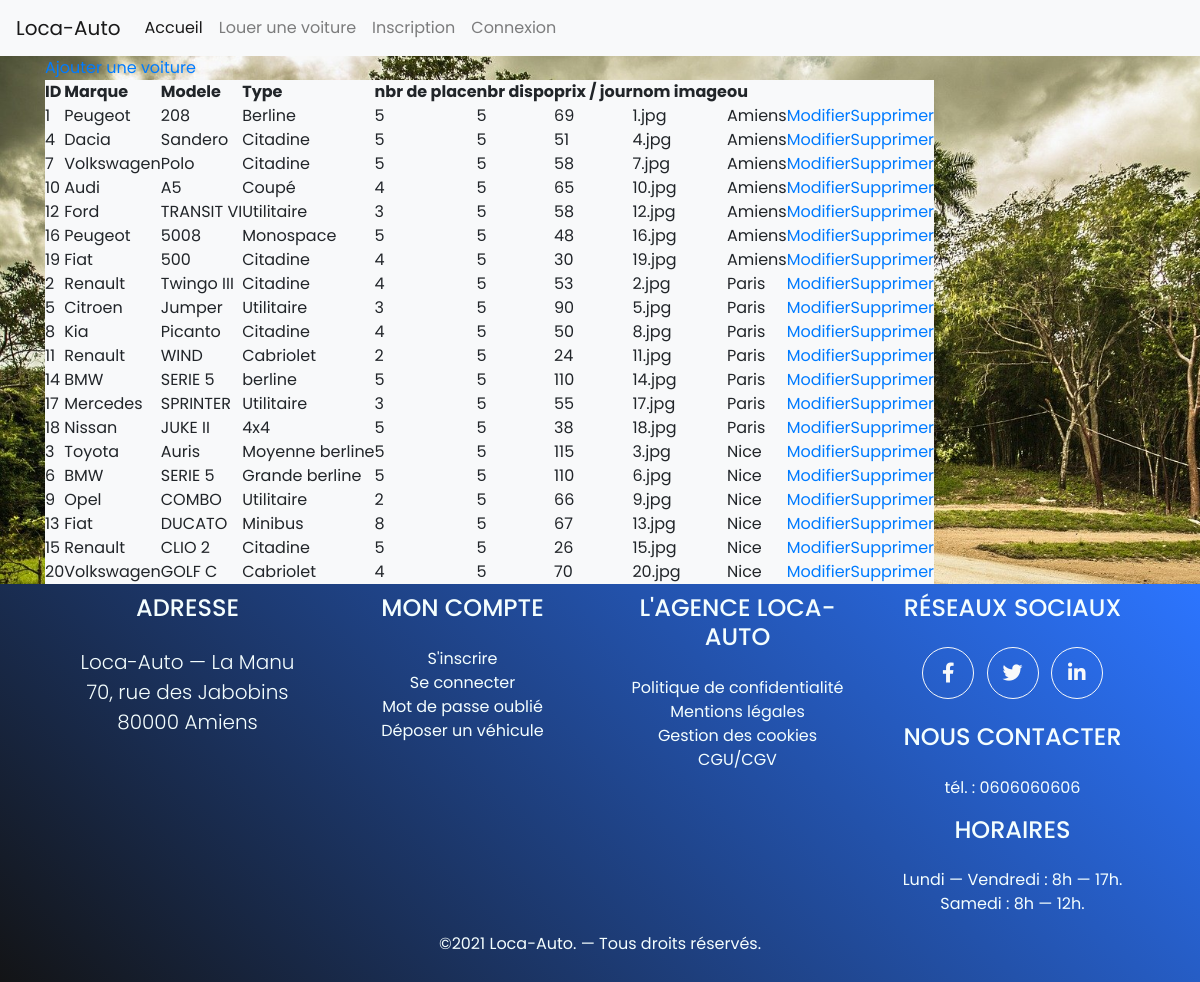
Page /index.php/admin_controller/listVehicles on the committed database.
### tables this page shows
CREATE TABLE Vehicle(
        `id`                  Int  Auto_increment  NOT NULL ,
        `vehicle_model`       Varchar (50) NOT NULL ,
        `vehicle_type`        Varchar (50) NOT NULL ,
        `vehicle_description` Varchar (255) NOT NULL ,
        `nb_seat`             Int NOT NULL ,
        `nb_vehicle_dispo`    Int NOT NULL ,
        `price_day`           Int NOT NULL ,
        `url_image`           Varchar (255) NOT NULL ,
        `id_Mark`             Int NOT NULL ,
        `id_Parking`          Int NOT NULL
	,CONSTRAINT Vehicle_PK PRIMARY KEY (`id`)

	,CONSTRAINT Vehicle_Mark_FK FOREIGN KEY (`id_Mark`) REFERENCES Mark(`id`)
	,CONSTRAINT Vehicle_Parking0_FK FOREIGN KEY (`id_Parking`) REFERENCES Parking(`id`)
);

CREATE TABLE Mark(
        `id`  Int  Auto_increment  NOT NULL ,
        `name` Varchar (50) NOT NULL
	,CONSTRAINT Mark_PK PRIMARY KEY (`id`)
);

CREATE TABLE Parking(
        `id`      Int  Auto_increment  NOT NULL ,
        `location` Varchar (320) NOT NULL ,
        `capacity` Int NOT NULL
	,CONSTRAINT Parking_PK PRIMARY KEY (`id`)
);

### application/controllers/Admin_controller.php (called while the page is built, shortened)
<?php
class Admin_controller extends CI_Controller
{
    public function __construct()
    {
        $this->load->model('Customer_model');
        $this->load->model('Vehicle_model');
        $this->load->model('Mark_model');
        $this->load->model('Parking_model');
        $this->load->model('Rent_model');
        $this->load->helper('url');
        $this->load->helper('form');
        $this->load->library('form_validation');
    }
    public function listVehicles(){
        $data['vehicles'] = $this->Vehicle_model->select_all();
        $data["title"] = 'Admin | Voitures';
        $this->load->view('templates/header', $data);
        $this->load->view('admin/listVehicles', $data);
        $this->load->view('templates/footer', $data);
    }
}

### index.php (called while the page is built, shortened)
<?php
require_once BASEPATH.'core/CodeIgniter.php';

### application/models/Vehicle_model.php (called while the page is built, shortened)
<?php
class Vehicle_model extends CI_Model
{
    public function select_all()
    {
        $this->db->select(
            '
        vehicle.id AS idVehicle,
        vehicle_model AS Model,
        vehicle_type AS Type,
        vehicle_description AS Description,
        nb_seat AS Places,
        nb_vehicle_dispo AS Dispo,
        price_day AS Forfait,
        url_image AS Image,
        id_Mark,
        id_Parking,
        Mark.name AS Mark,
        Parking.id AS idPark,
        Parking.location AS namePark'
        );
        $this->db->from('Vehicle');
        $this->db->join('Mark', 'Vehicle.id_Mark = Mark.id');
        $this->db->join('Parking', 'Vehicle.id_Parking = Parking.id');
        $query = $this->db->get();
        return $query->result_array();
    }
}

### application/views/admin/listVehicles.php (the view)
<div class="container">
    <a href = '<?=base_url() . "index.php/Admin_controller/addVehicle/"?>'>Ajouter une voiture</a>
    <table class="bg-light p-4">
        <tr>
            <th>ID</th>
            <th>Marque</th>
            <th>Modele</th>
            <th>Type</th>
            <th>nbr de place</th>
            <th>nbr dispo</th>
            <th>prix / jour</th>
            <th>nom image</th>
            <th>ou</th>
        </tr>
        <?php
        foreach($vehicles as $vehicle) {
        ?>
            <tr>
                <td><?= $vehicle['idVehicle']?></td>
                <td><?= $vehicle['Mark']?></td>
                <td><?= $vehicle['Model']?></td>
                <td><?= $vehicle['Type']?></td>
                <td><?= $vehicle['Places']?></td>
                <td><?= $vehicle['Dispo']?></td>
                <td><?= $vehicle['Forfait']?></td>
                <td><?= $vehicle['Image']?></td>
                <td><?= $vehicle['namePark']?></td>
                <td><a href = '<?=base_url() . "index.php/Admin_controller/editVehicle/" . $vehicle['id'] ?>'>Modifier</a></td>
                <td><a href = '<?=base_url() . "index.php/Admin_controller/deleteVehicle/" . $vehicle['id'] ?>'>Supprimer</a></td>
            </tr>
        <?php
        }
        ?>
    </table>
</div>

### assets/css/style.css (style rules this page uses)
* { padding: 0; margin: 0; list-style: none; text-decoration: none; box-sizing: border-box; }
body, html { scroll-behavior: smooth; }
body { font-family: "Poppins", sans-serif; background-image: url("../images/bg.jpg"); background-size: cover; background-attachment: fixed; background-repeat: no-repeat; }

### rows in the picture
vehicle: id "1", id_Mark.name "Peugeot", vehicle_model "208", vehicle_type "Berline", nb_seat "5", nb_vehicle_dispo "5", price_day "69", url_image "1.jpg", id_Parking.location "Amiens"
vehicle: id "4", id_Mark.name "Dacia", vehicle_model "Sandero", vehicle_type "Citadine", nb_seat "5", nb_vehicle_dispo "5", price_day "51", url_image "4.jpg", id_Parking.location "Amiens"
vehicle: id "7", id_Mark.name "Volkswagen", vehicle_model "Polo", vehicle_type "Citadine", nb_seat "5", nb_vehicle_dispo "5", price_day "58", url_image "7.jpg", id_Parking.location "Amiens"
vehicle: id "10", id_Mark.name "Audi", vehicle_model "A5", vehicle_type "Coupé", nb_seat "4", nb_vehicle_dispo "5", price_day "65", url_image "10.jpg", id_Parking.location "Amiens"
vehicle: id "12", id_Mark.name "Ford", vehicle_model "TRANSIT VI", vehicle_type "Utilitaire", nb_seat "3", nb_vehicle_dispo "5", price_day "58", url_image "12.jpg", id_Parking.location "Amiens"
vehicle: id "16", id_Mark.name "Peugeot", vehicle_model "5008", vehicle_type "Monospace", nb_seat "5", nb_vehicle_dispo "5", price_day "48", url_image "16.jpg", id_Parking.location "Amiens"
vehicle: id "19", id_Mark.name "Fiat", vehicle_model "500", vehicle_type "Citadine", nb_seat "4", nb_vehicle_dispo "5", price_day "30", url_image "19.jpg", id_Parking.location "Amiens"
vehicle: id "2", id_Mark.name "Renault", vehicle_model "Twingo III", vehicle_type "Citadine", nb_seat "4", nb_vehicle_dispo "5", price_day "53", url_image "2.jpg", id_Parking.location "Paris"
vehicle: id "5", id_Mark.name "Citroen", vehicle_model "Jumper", vehicle_type "Utilitaire", nb_seat "3", nb_vehicle_dispo "5", price_day "90", url_image "5.jpg", id_Parking.location "Paris"
vehicle: id "8", id_Mark.name "Kia", vehicle_model "Picanto", vehicle_type "Citadine", nb_seat "4", nb_vehicle_dispo "5", price_day "50", url_image "8.jpg", id_Parking.location "Paris"
vehicle: id "11", id_Mark.name "Renault", vehicle_model "WIND", vehicle_type "Cabriolet", nb_seat "2", nb_vehicle_dispo "5", price_day "24", url_image "11.jpg", id_Parking.location "Paris"
vehicle: id "14", id_Mark.name "BMW", vehicle_model "SERIE 5", vehicle_type "berline", nb_seat "5", nb_vehicle_dispo "5", price_day "110", url_image "14.jpg", id_Parking.location "Paris"
vehicle: id "17", id_Mark.name "Mercedes", vehicle_model "SPRINTER", vehicle_type "Utilitaire", nb_seat "3", nb_vehicle_dispo "5", price_day "55", url_image "17.jpg", id_Parking.location "Paris"
vehicle: id "18", id_Mark.name "Nissan", vehicle_model "JUKE II", vehicle_type "4x4", nb_seat "5", nb_vehicle_dispo "5", price_day "38", url_image "18.jpg", id_Parking.location "Paris"
vehicle: id "3", id_Mark.name "Toyota", vehicle_model "Auris", vehicle_type "Moyenne berline", nb_seat "5", nb_vehicle_dispo "5", price_day "115", url_image "3.jpg", id_Parking.location "Nice"
vehicle: id "6", id_Mark.name "BMW", vehicle_model "SERIE 5", vehicle_type "Grande berline", nb_seat "5", nb_vehicle_dispo "5", price_day "110", url_image "6.jpg", id_Parking.location "Nice"
vehicle: id "9", id_Mark.name "Opel", vehicle_model "COMBO", vehicle_type "Utilitaire", nb_seat "2", nb_vehicle_dispo "5", price_day "66", url_image "9.jpg", id_Parking.location "Nice"
vehicle: id "13", id_Mark.name "Fiat", vehicle_model "DUCATO", vehicle_type "Minibus", nb_seat "8", nb_vehicle_dispo "5", price_day "67", url_image "13.jpg", id_Parking.location "Nice"
vehicle: id "15", id_Mark.name "Renault", vehicle_model "CLIO 2", vehicle_type "Citadine", nb_seat "5", nb_vehicle_dispo "5", price_day "26", url_image "15.jpg", id_Parking.location "Nice"
vehicle: id "20", id_Mark.name "Volkswagen", vehicle_model "GOLF C", vehicle_type "Cabriolet", nb_seat "4", nb_vehicle_dispo "5", price_day "70", url_image "20.jpg", id_Parking.location "Nice"
